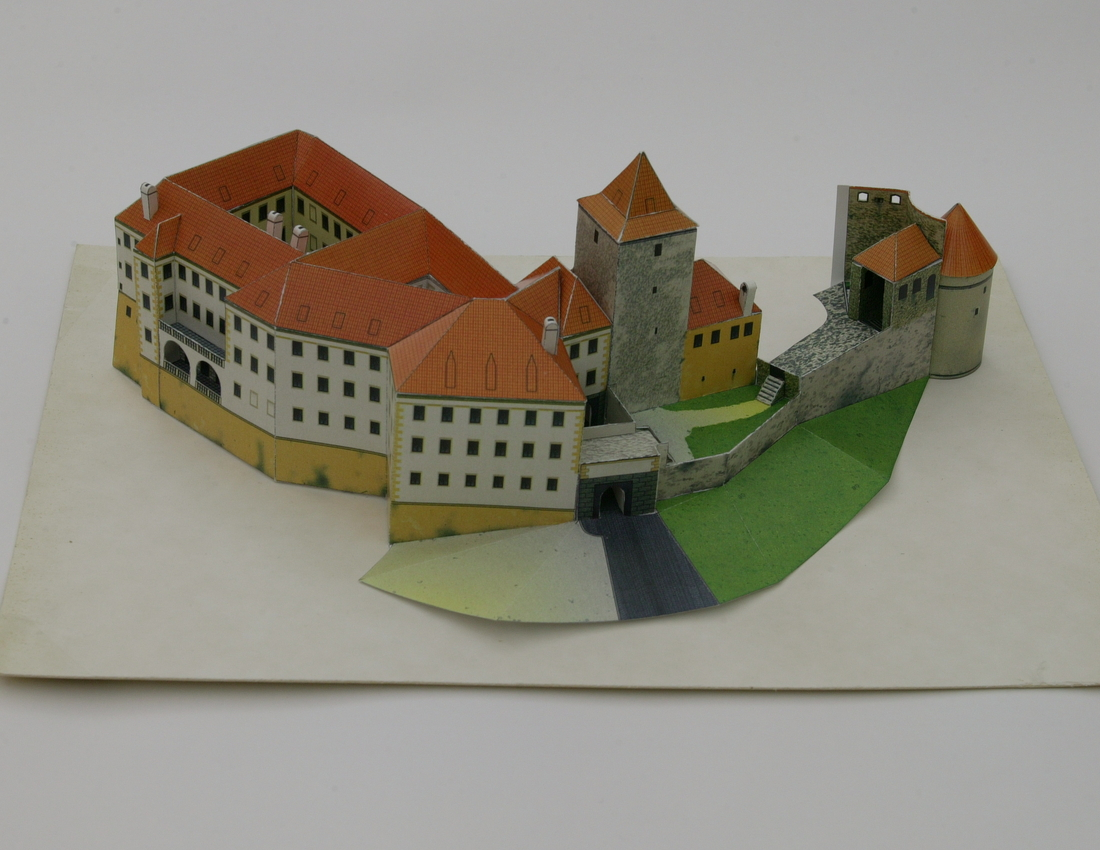
#> input picture 02_projection_matrix/daliborka_01.jpeg, 1100 x 850 px
$ python hw02.py
#> lines starting #> are read from the running program, lines starting #| are printed output that depends on the picture
import numpy as np
import matplotlib.pyplot as plt
import scipy
import scipy.io as sio
import scipy.linalg as slinalg
import itertools


def estimate_Q(U, X, indices):
    Q_best = None
    Q_all = []
    errors_max = []
    errors_vectors = []
    minmax_error = np.inf

    # points in homogeneous coordinate system
    Xh = np.r_[X, [np.ones(X.shape[1])]]

    ones = np.ones(6)
    zeros = np.zeros(6)
    rows = np.arange(12)

    for idx in itertools.combinations(range(0, len(indices)), 6):
        idx = np.array(idx)
        idx = indices[idx]

        x, y, z = X[:, idx]
        u, v = U[:, idx]

        # construct M matrix
        M = np.r_[
            np.c_[x, y, z, ones, zeros, zeros, zeros, zeros, -u * x, -u * y, -u * z, -u],
            np.c_[zeros, zeros, zeros, zeros, x, y, z, ones, -v * x, -v * y, -v * z, -v]
        ]

        for i in range(12):
            # rank deficient matrix
            M11 = M[rows != i]
            Q = scipy.linalg.null_space(M11).reshape(3, 4)
            Q_all.append(Q)

            # reproject points
            Ur = Q @ Xh
            Ur = Ur[:2] / Ur[-1]

            # calculate reprojection errors
            error_vectors = U - Ur
            errors = np.linalg.norm(error_vectors, axis=0)
            max_error = errors.max()
            errors_max.append(max_error)

            if max_error < minmax_error:
                minmax_error = max_error
                errors_vectors = error_vectors
                Q_best = Q
                points_selected = idx

    return Q_best, points_selected, errors_max, errors_vectors, Q_all


if __name__ == "__main__":
    image = plt.imread('daliborka_01.jpeg').copy()
#> image is the input picture: shape (850, 1100, 3); mean R, G, B 145.8, 142, 130

    indices = np.array([25, 21, 48, 73, 27, 26, 51, 2, 37, 17]) - 1

    file = sio.loadmat('daliborka_01-ux.mat')
#> (reads 02_projection_matrix/daliborka_01-ux.mat from the repository)
    u = file['u']
    x = file['x']


    Q_best, points_selected, errors_max, errors_vectors, Q_all = estimate_Q(u, x, indices)

    Xh = np.r_[x, [np.ones(x.shape[1])]]
    Ur = Q_best @ Xh
    Ur = Ur[:2] / Ur[-1]


    fig, ax = plt.subplots(1, 1)
    ax.imshow(image)
    ax.scatter(u[0], u[1], c='b', marker='.', label='Orig. pts')
    ax.scatter(u[0, points_selected], u[1, points_selected], c='y', marker='.', label='Used for Q')
    ax.scatter(Ur[0], Ur[1], marker='o', label='Reprojected', facecolors='none', edgecolors='r')
    ax.set_title('Original and reprojected points')
    ax.set_xlabel('x [px]')
    ax.set_ylabel('y [px]')
    plt.legend()
    plt.savefig('02_Q_projections.pdf')
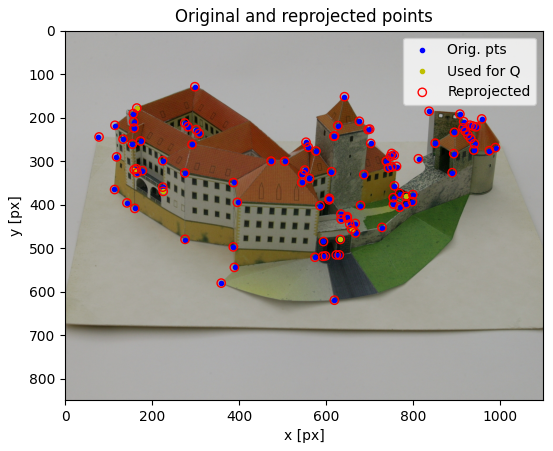
#> figure drawn by matplotlib, 1 panel
    # plt.show()
    plt.close()

    fig, ax = plt.subplots(1, 1)
    ax.imshow(image)
    ax.scatter(u[0], u[1], c='b', marker='.', label='Orig. pts')
    ax.scatter(u[0, points_selected], u[1, points_selected], c='y', marker='.', label='Used for Q')
    UrE = Ur + 100 * errors_vectors
    ax.plot([Ur[0], UrE[0]], [Ur[1], UrE[1]], 'r-')
    ax.plot([Ur[0, 0], UrE[0, 0]], [Ur[1, 0], UrE[1, 0]], 'r-', label='Errors (100x)')
    ax.set_title('Reprojection errors (100x enlarged)')
    ax.set_xlabel('x [px]')
    ax.set_ylabel('y [px]')
    plt.legend()
    plt.savefig('02_Q_projections_errors.pdf')
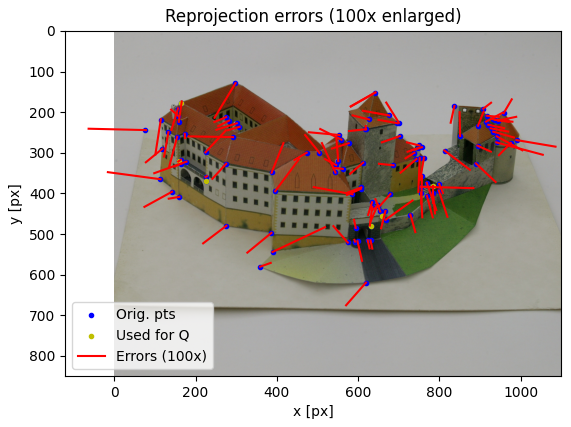
#> figure drawn by matplotlib, 1 panel
    # plt.show()
    plt.close()

    fig, ax = plt.subplots(1, 1)
    ax.plot(np.log10(errors_max))
    ax.set_title('Maximal reproj. err. for each tested Q')
    ax.set_xlabel('selection index')
    ax.set_ylabel('$\log_{10}$ of max. err. [px]')
    plt.savefig('02_Q_maxerr.pdf')
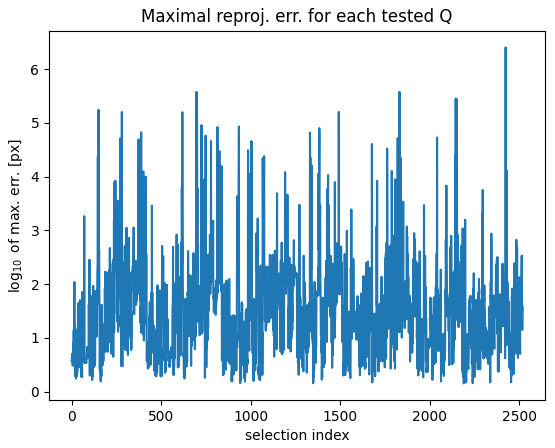
#> figure drawn by matplotlib, 1 panel; curve peaks at x = 2425, y = 6.4
    # plt.show()
    plt.close()


    fig, ax = plt.subplots(1, 1)
    errors = np.linalg.norm(errors_vectors, axis=0)
    ax.plot(errors)
    ax.set_title('Maximal reproj. err. for each tested Q')
    ax.set_xlabel('point index')
    ax.set_ylabel('reproj. err. [px]')
    plt.savefig('02_Q_pointerr.pdf')
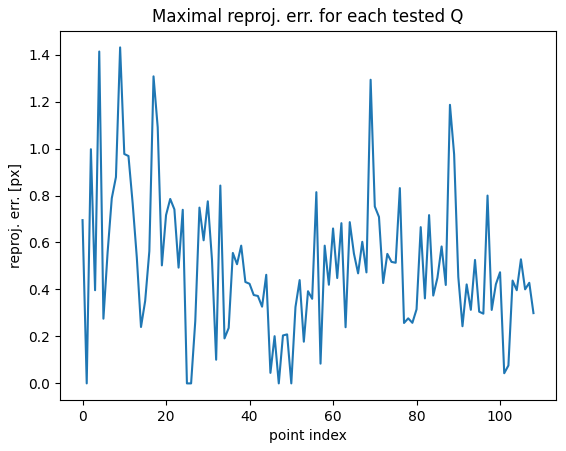
#> figure drawn by matplotlib, 1 panel; curve peaks at x = 9, y = 1.43
    # plt.show()
    plt.close()
